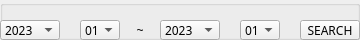
         <widget class="QGroupBox" name="groupBox_13">
          <property name="geometry">
           <rect>
            <x>0</x>
            <y>0</y>
            <width>360</width>
            <height>40</height>
           </rect>
          </property>
          <property name="title">
           <string/>
          </property>
          <property name="flat">
           <bool>true</bool>
          </property>
          <widget class="QComboBox" name="comboBox_secondyear_3">
           <property name="geometry">
            <rect>
             <x>160</x>
             <y>20</y>
             <width>60</width>
             <height>20</height>
            </rect>
           </property>
           <property name="font">
            <font>
             <family>맑은 고딕</family>
            </font>
           </property>
           <item>
            <property name="text">
             <string>2023</string>
            </property>
           </item>
           <item>
            <property name="text">
             <string>2022</string>
            </property>
           </item>
          </widget>
          <widget class="QComboBox" name="comboBox_secondmonth_3">
           <property name="geometry">
            <rect>
             <x>240</x>
             <y>20</y>
             <width>40</width>
             <height>20</height>
            </rect>
           </property>
           <property name="font">
            <font>
             <family>맑은 고딕</family>
            </font>
           </property>
           <item>
            <property name="text">
             <string>01</string>
            </property>
           </item>
           <item>
            <property name="text">
             <string>02</string>
            </property>
           </item>
           <item>
            <property name="text">
             <string>03</string>
            </property>
           </item>
           <item>
            <property name="text">
             <string>04</string>
            </property>
           </item>
           <item>
            <property name="text">
             <string>05</string>
            </property>
           </item>
           <item>
            <property name="text">
             <string>06</string>
            </property>
           </item>
           <item>
            <property name="text">
             <string>07</string>
            </property>
           </item>
           <item>
            <property name="text">
             <string>08</string>
            </property>
           </item>
           <item>
            <property name="text">
             <string>09</string>
            </property>
           </item>
           <item>
            <property name="text">
             <string>10</string>
            </property>
           </item>
           <item>
            <property name="text">
             <string>11</string>
            </property>
           </item>
           <item>
            <property name="text">
             <string>12</string>
            </property>
           </item>
          </widget>
          <widget class="QPushButton" name="pushButton_6">
           <property name="geometry">
            <rect>
             <x>300</x>
             <y>20</y>
             <width>60</width>
             <height>20</height>
            </rect>
           </property>
           <property name="font">
            <font>
             <family>맑은 고딕</family>
            </font>
           </property>
           <property name="text">
            <string>SEARCH</string>
           </property>
          </widget>
          <widget class="QComboBox" name="comboBox_firstmonth_3">
           <property name="geometry">
            <rect>
             <x>80</x>
             <y>20</y>
             <width>40</width>
             <height>20</height>
            </rect>
           </property>
           <property name="font">
            <font>
             <family>맑은 고딕</family>
            </font>
           </property>
           <item>
            <property name="text">
             <string>01</string>
            </property>
           </item>
           <item>
            <property name="text">
             <string>02</string>
            </property>
           </item>
           <item>
            <property name="text">
             <string>03</string>
            </property>
           </item>
           <item>
            <property name="text">
             <string>04</string>
            </property>
           </item>
           <item>
            <property name="text">
             <string>05</string>
            </property>
           </item>
           <item>
            <property name="text">
             <string>06</string>
            </property>
           </item>
           <item>
            <property name="text">
             <string>07</string>
            </property>
           </item>
           <item>
            <property name="text">
             <string>08</string>
            </property>
           </item>
           <item>
            <property name="text">
             <string>09</string>
            </property>
           </item>
           <item>
            <property name="text">
             <string>10</string>
            </property>
           </item>
           <item>
            <property name="text">
             <string>11</string>
            </property>
           </item>
           <item>
            <property name="text">
             <string>12</string>
            </property>
           </item>
          </widget>
          <widget class="QComboBox" name="comboBox_firstyear_3">
           <property name="geometry">
            <rect>
             <x>0</x>
             <y>20</y>
             <width>60</width>
             <height>20</height>
            </rect>
           </property>
           <property name="font">
            <font>
             <family>맑은 고딕</family>
            </font>
           </property>
           <item>
            <property name="text">
             <string>2023</string>
            </property>
           </item>
           <item>
            <property name="text">
             <string>2022</string>
            </property>
           </item>
          </widget>
          <widget class="QLabel" name="label_8">
           <property name="geometry">
            <rect>
             <x>120</x>
             <y>20</y>
             <width>40</width>
             <height>20</height>
            </rect>
           </property>
           <property name="text">
            <string>~</string>
           </property>
           <property name="alignment">
            <set>Qt::AlignCenter</set>
           </property>
          </widget>
         </widget>
